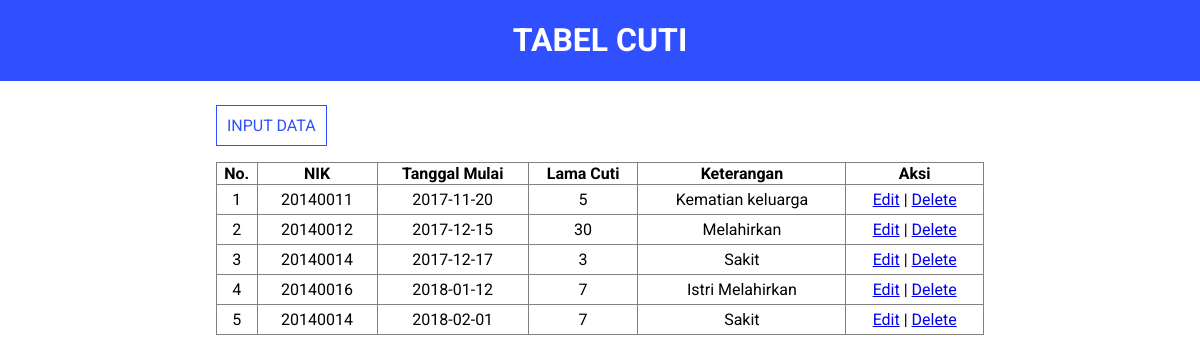
The page / on the database its author committed.
### tables this page shows
CREATE TABLE `cuti` (
  `id` int(11) NOT NULL,
  `nik` int(11) DEFAULT NULL,
  `tgl_mulai` date DEFAULT NULL,
  `lama_cuti` int(11) DEFAULT NULL,
  `keterangan` varchar(100) DEFAULT NULL
);

### Cuti.php (called while the page is built, shortened)
<?php
class Cuti {
    protected $id;
    protected $nik;
    protected $tgl_mulai;
    protected $lama_cuti;
    protected $keterangan;
    public function getId() {
        return $this->id;
    }
    public function getNik() {
        return $this->nik;
    }
    public function getTglMulai() {
        return $this->tgl_mulai;
    }
    public function getLamaCuti() {
        return $this->lama_cuti;
    }
    public function getKeterangan() {
        return $this->keterangan;
    }
}
?>

### select.php (the view)
<?php
    require_once "connection.php";
    require_once "Cuti.php";
    $statement = $conn->query("SELECT * FROM cuti");
    $dataCuti = $statement->fetchAll(PDO::FETCH_CLASS, "Cuti");
?>
<a href="?page=input" class="btn-input">INPUT DATA</a>
<table border="1">
    <thead>
        <tr>
            <th>No.</th>
            <th>NIK</th>
            <th>Tanggal Mulai</th>
            <th>Lama Cuti</th>
            <th>Keterangan</th>
            <th>Aksi</th>
        </tr>
    </thead>
    <tbody>
        <?php
            $no = 1;
            foreach ($dataCuti as $cuti) {
        ?>
        <tr>
           <td><?php echo $no ?></td>
           <td><?php echo $cuti->getNik() ?></td>
           <td><?php echo $cuti->getTglMulai() ?></td>
           <td><?php echo $cuti->getLamaCuti() ?></td>
           <td><?php echo $cuti->getKeterangan() ?></td>
           <td>
               <a href="?page=edit&id=<?php echo $cuti->getId() ?>">Edit</a>
               |
               <a href="?page=delete&id=<?php echo $cuti->getId() ?>">Delete</a>
           </td>
       </tr>
        <?php
                $no++;
            }
        ?>
    </tbody>
</table>

### index.php (shortened to what this page needs)
<!DOCTYPE html>
<html lang="en">
<head>
</head>
<body>
    <header>
        <h1>TABEL CUTI</h1>
    </header>
    <main>
        <?php
            $page = isset($_GET['page']) ? $_GET['page'] : '';
            switch ($page) {
                default:
                    include "select.php";
            }
        ?>
    </main>
</body>
</html>

### index.php (style rules this page uses)
body { margin: 0; font-family: 'Roboto', sans-serif; }
header { width: 100%; text-align: center; background: #304ffe; color: #ffffff; float: left; }
main { float: left; margin-top: 1.5em; width: 100%; max-width: 768px; position: relative; left: 50%; transform: translateX(-50%); }
table { width: 100%; border-collapse: collapse; margin-top: 1em; }
table tr td { padding: 5px; text-align: center; }
.btn-input { text-decoration: none; color: #304ffe; border: 1px solid #304ffe; padding: 10px; display: inline-block; }

### rows shown on the page
cuti: nik "20140011", tgl_mulai "2017-11-20", lama_cuti "5", keterangan "Kematian keluarga"
cuti: nik "20140012", tgl_mulai "2017-12-15", lama_cuti "30", keterangan "Melahirkan"
cuti: nik "20140014", tgl_mulai "2017-12-17", lama_cuti "3", keterangan "Sakit"
cuti: nik "20140016", tgl_mulai "2018-01-12", lama_cuti "7", keterangan "Istri Melahirkan"
cuti: nik "20140014", tgl_mulai "2018-02-01", lama_cuti "7", keterangan "Sakit"
